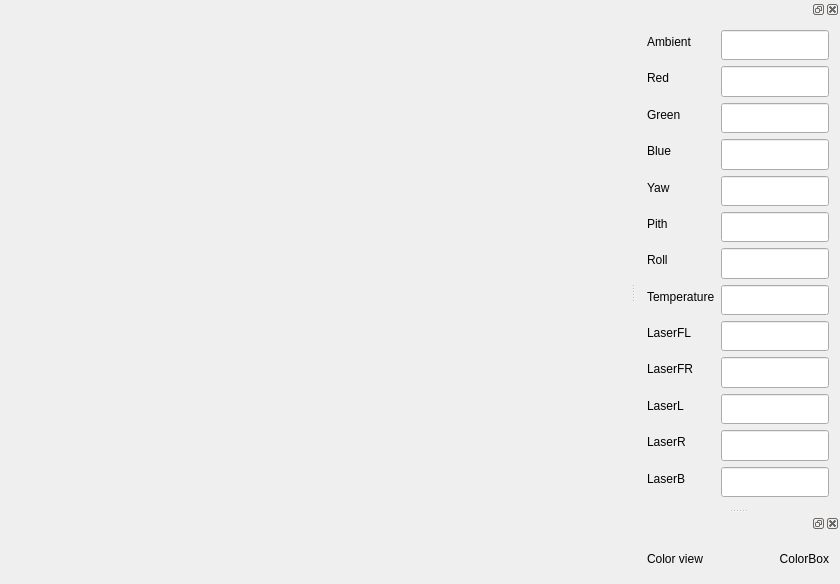
<?xml version="1.0" encoding="UTF-8"?>
<ui version="4.0">
 <class>MainWindow</class>
 <widget class="QMainWindow" name="MainWindow">
  <property name="enabled">
   <bool>true</bool>
  </property>
  <property name="geometry">
   <rect>
    <x>0</x>
    <y>0</y>
    <width>840</width>
    <height>584</height>
   </rect>
  </property>
  <property name="windowTitle">
   <string>MainWindow</string>
  </property>
  <widget class="QWidget" name="centralWidget">
   <layout class="QGridLayout" name="gridLayout_2"/>
  </widget>
  <widget class="QDockWidget" name="dockWidget">
   <attribute name="dockWidgetArea">
    <number>2</number>
   </attribute>
   <widget class="QWidget" name="dockWidgetContents">
    <layout class="QFormLayout" name="formLayout">
     <item row="0" column="0">
      <widget class="QLabel" name="labelAmbient">
       <property name="enabled">
        <bool>true</bool>
       </property>
       <property name="sizePolicy">
        <sizepolicy hsizetype="Preferred" vsizetype="Preferred">
         <horstretch>0</horstretch>
         <verstretch>0</verstretch>
        </sizepolicy>
       </property>
       <property name="text">
        <string>Ambient</string>
       </property>
      </widget>
     </item>
     <item row="0" column="1">
      <widget class="QLineEdit" name="ambient">
       <property name="enabled">
        <bool>true</bool>
       </property>
       <property name="sizePolicy">
        <sizepolicy hsizetype="Expanding" vsizetype="Expanding">
         <horstretch>0</horstretch>
         <verstretch>0</verstretch>
        </sizepolicy>
       </property>
       <property name="minimumSize">
        <size>
         <width>70</width>
         <height>0</height>
        </size>
       </property>
       <property name="cursor">
        <cursorShape>IBeamCursor</cursorShape>
       </property>
       <property name="focusPolicy">
        <enum>Qt::NoFocus</enum>
       </property>
       <property name="layoutDirection">
        <enum>Qt::LeftToRight</enum>
       </property>
       <property name="autoFillBackground">
        <bool>false</bool>
       </property>
       <property name="frame">
        <bool>true</bool>
       </property>
       <property name="alignment">
        <set>Qt::AlignRight|Qt::AlignTrailing|Qt::AlignVCenter</set>
       </property>
       <property name="readOnly">
        <bool>true</bool>
       </property>
      </widget>
     </item>
     <item row="1" column="0">
      <widget class="QLabel" name="label">
       <property name="enabled">
        <bool>true</bool>
       </property>
       <property name="sizePolicy">
        <sizepolicy hsizetype="Preferred" vsizetype="Preferred">
         <horstretch>0</horstretch>
         <verstretch>0</verstretch>
        </sizepolicy>
       </property>
       <property name="text">
        <string>Red</string>
       </property>
      </widget>
     </item>
     <item row="1" column="1">
      <widget class="QLineEdit" name="red">
       <property name="enabled">
        <bool>true</bool>
       </property>
       <property name="sizePolicy">
        <sizepolicy hsizetype="Expanding" vsizetype="Expanding">
         <horstretch>0</horstretch>
         <verstretch>0</verstretch>
        </sizepolicy>
       </property>
       <property name="minimumSize">
        <size>
         <width>70</width>
         <height>0</height>
        </size>
       </property>
       <property name="cursor">
        <cursorShape>IBeamCursor</cursorShape>
       </property>
       <property name="focusPolicy">
        <enum>Qt::NoFocus</enum>
       </property>
       <property name="layoutDirection">
        <enum>Qt::LeftToRight</enum>
       </property>
       <property name="autoFillBackground">
        <bool>false</bool>
       </property>
       <property name="frame">
        <bool>true</bool>
       </property>
       <property name="alignment">
        <set>Qt::AlignRight|Qt::AlignTrailing|Qt::AlignVCenter</set>
       </property>
       <property name="readOnly">
        <bool>true</bool>
       </property>
      </widget>
     </item>
     <item row="2" column="0">
      <widget class="QLabel" name="label_2">
       <property name="enabled">
        <bool>true</bool>
       </property>
       <property name="sizePolicy">
        <sizepolicy hsizetype="Preferred" vsizetype="Preferred">
         <horstretch>0</horstretch>
         <verstretch>0</verstretch>
        </sizepolicy>
       </property>
       <property name="text">
        <string>Green</string>
       </property>
      </widget>
     </item>
     <item row="2" column="1">
      <widget class="QLineEdit" name="green">
       <property name="enabled">
        <bool>true</bool>
       </property>
       <property name="sizePolicy">
        <sizepolicy hsizetype="Expanding" vsizetype="Expanding">
         <horstretch>0</horstretch>
         <verstretch>0</verstretch>
        </sizepolicy>
       </property>
       <property name="minimumSize">
        <size>
         <width>70</width>
         <height>0</height>
        </size>
       </property>
       <property name="cursor">
        <cursorShape>IBeamCursor</cursorShape>
       </property>
       <property name="focusPolicy">
        <enum>Qt::NoFocus</enum>
       </property>
       <property name="layoutDirection">
        <enum>Qt::LeftToRight</enum>
       </property>
       <property name="autoFillBackground">
        <bool>false</bool>
       </property>
       <property name="frame">
        <bool>true</bool>
       </property>
       <property name="alignment">
        <set>Qt::AlignRight|Qt::AlignTrailing|Qt::AlignVCenter</set>
       </property>
       <property name="readOnly">
        <bool>true</bool>
       </property>
      </widget>
     </item>
     <item row="3" column="0">
      <widget class="QLabel" name="label_3">
       <property name="enabled">
        <bool>true</bool>
       </property>
       <property name="sizePolicy">
        <sizepolicy hsizetype="Preferred" vsizetype="Preferred">
         <horstretch>0</horstretch>
         <verstretch>0</verstretch>
        </sizepolicy>
       </property>
       <property name="text">
        <string>Blue</string>
       </property>
      </widget>
     </item>
     <item row="3" column="1">
      <widget class="QLineEdit" name="blue">
       <property name="enabled">
        <bool>true</bool>
       </property>
       <property name="sizePolicy">
        <sizepolicy hsizetype="Expanding" vsizetype="Expanding">
         <horstretch>0</horstretch>
         <verstretch>0</verstretch>
        </sizepolicy>
       </property>
       <property name="minimumSize">
        <size>
         <width>70</width>
         <height>0</height>
        </size>
       </property>
       <property name="cursor">
        <cursorShape>IBeamCursor</cursorShape>
       </property>
       <property name="focusPolicy">
        <enum>Qt::NoFocus</enum>
       </property>
       <property name="layoutDirection">
        <enum>Qt::LeftToRight</enum>
       </property>
       <property name="autoFillBackground">
        <bool>false</bool>
       </property>
       <property name="frame">
        <bool>true</bool>
       </property>
       <property name="alignment">
        <set>Qt::AlignRight|Qt::AlignTrailing|Qt::AlignVCenter</set>
       </property>
       <property name="readOnly">
        <bool>true</bool>
       </property>
      </widget>
     </item>
     <item row="4" column="0">
      <widget class="QLabel" name="label_4">
       <property name="enabled">
        <bool>true</bool>
       </property>
       <property name="sizePolicy">
        <sizepolicy hsizetype="Preferred" vsizetype="Preferred">
         <horstretch>0</horstretch>
         <verstretch>0</verstretch>
        </sizepolicy>
       </property>
       <property name="text">
        <string>Yaw</string>
       </property>
      </widget>
     </item>
     <item row="4" column="1">
      <widget class="QLineEdit" name="yaw">
       <property name="enabled">
        <bool>true</bool>
       </property>
       <property name="sizePolicy">
        <sizepolicy hsizetype="Expanding" vsizetype="Expanding">
         <horstretch>0</horstretch>
         <verstretch>0</verstretch>
        </sizepolicy>
       </property>
       <property name="minimumSize">
        <size>
         <width>70</width>
         <height>0</height>
        </size>
       </property>
       <property name="cursor">
        <cursorShape>IBeamCursor</cursorShape>
       </property>
       <property name="focusPolicy">
        <enum>Qt::NoFocus</enum>
       </property>
       <property name="layoutDirection">
        <enum>Qt::LeftToRight</enum>
       </property>
       <property name="autoFillBackground">
        <bool>false</bool>
       </property>
       <property name="frame">
        <bool>true</bool>
       </property>
       <property name="alignment">
        <set>Qt::AlignRight|Qt::AlignTrailing|Qt::AlignVCenter</set>
       </property>
       <property name="readOnly">
        <bool>true</bool>
       </property>
      </widget>
     </item>
     <item row="5" column="0">
      <widget class="QLabel" name="label_5">
       <property name="enabled">
        <bool>true</bool>
       </property>
       <property name="sizePolicy">
        <sizepolicy hsizetype="Preferred" vsizetype="Preferred">
         <horstretch>0</horstretch>
         <verstretch>0</verstretch>
        </sizepolicy>
       </property>
       <property name="text">
        <string>Pith</string>
       </property>
      </widget>
     </item>
     <item row="5" column="1">
      <widget class="QLineEdit" name="pitch">
       <property name="enabled">
        <bool>true</bool>
       </property>
       <property name="sizePolicy">
        <sizepolicy hsizetype="Expanding" vsizetype="Expanding">
         <horstretch>0</horstretch>
         <verstretch>0</verstretch>
        </sizepolicy>
       </property>
       <property name="minimumSize">
        <size>
         <width>70</width>
         <height>0</height>
        </size>
       </property>
       <property name="cursor">
        <cursorShape>IBeamCursor</cursorShape>
       </property>
       <property name="focusPolicy">
        <enum>Qt::NoFocus</enum>
       </property>
       <property name="layoutDirection">
        <enum>Qt::LeftToRight</enum>
       </property>
       <property name="autoFillBackground">
        <bool>false</bool>
       </property>
       <property name="frame">
        <bool>true</bool>
       </property>
       <property name="alignment">
        <set>Qt::AlignRight|Qt::AlignTrailing|Qt::AlignVCenter</set>
       </property>
       <property name="readOnly">
        <bool>true</bool>
       </property>
      </widget>
     </item>
     <item row="6" column="0">
      <widget class="QLabel" name="label_6">
       <property name="enabled">
        <bool>true</bool>
       </property>
       <property name="sizePolicy">
        <sizepolicy hsizetype="Preferred" vsizetype="Preferred">
         <horstretch>0</horstretch>
         <verstretch>0</verstretch>
        </sizepolicy>
       </property>
       <property name="text">
        <string>Roll</string>
       </property>
      </widget>
     </item>
     <item row="6" column="1">
      <widget class="QLineEdit" name="roll">
       <property name="enabled">
        <bool>true</bool>
       </property>
       <property name="sizePolicy">
        <sizepolicy hsizetype="Expanding" vsizetype="Expanding">
         <horstretch>0</horstretch>
         <verstretch>0</verstretch>
        </sizepolicy>
       </property>
       <property name="minimumSize">
        <size>
         <width>70</width>
         <height>0</height>
        </size>
       </property>
       <property name="cursor">
        <cursorShape>IBeamCursor</cursorShape>
       </property>
       <property name="focusPolicy">
        <enum>Qt::NoFocus</enum>
       </property>
       <property name="layoutDirection">
        <enum>Qt::LeftToRight</enum>
       </property>
       <property name="autoFillBackground">
        <bool>false</bool>
       </property>
       <property name="frame">
        <bool>true</bool>
       </property>
       <property name="alignment">
        <set>Qt::AlignRight|Qt::AlignTrailing|Qt::AlignVCenter</set>
       </property>
       <property name="readOnly">
        <bool>true</bool>
       </property>
      </widget>
     </item>
     <item row="7" column="0">
      <widget class="QLabel" name="label_7">
       <property name="enabled">
        <bool>true</bool>
       </property>
       <property name="sizePolicy">
        <sizepolicy hsizetype="Preferred" vsizetype="Preferred">
         <horstretch>0</horstretch>
         <verstretch>0</verstretch>
        </sizepolicy>
       </property>
       <property name="text">
        <string>Temperature</string>
       </property>
      </widget>
     </item>
     <item row="7" column="1">
      <widget class="QLineEdit" name="temperature">
       <property name="enabled">
        <bool>true</bool>
       </property>
       <property name="sizePolicy">
        <sizepolicy hsizetype="Expanding" vsizetype="Expanding">
         <horstretch>0</horstretch>
         <verstretch>0</verstretch>
        </sizepolicy>
       </property>
       <property name="minimumSize">
        <size>
         <width>70</width>
         <height>0</height>
        </size>
       </property>
       <property name="cursor">
        <cursorShape>IBeamCursor</cursorShape>
       </property>
       <property name="focusPolicy">
        <enum>Qt::NoFocus</enum>
       </property>
       <property name="layoutDirection">
        <enum>Qt::LeftToRight</enum>
       </property>
       <property name="autoFillBackground">
        <bool>false</bool>
       </property>
       <property name="frame">
        <bool>true</bool>
       </property>
       <property name="alignment">
        <set>Qt::AlignRight|Qt::AlignTrailing|Qt::AlignVCenter</set>
       </property>
       <property name="readOnly">
        <bool>true</bool>
       </property>
      </widget>
     </item>
     <item row="8" column="0">
      <widget class="QLabel" name="label_8">
       <property name="enabled">
        <bool>true</bool>
       </property>
       <property name="sizePolicy">
        <sizepolicy hsizetype="Preferred" vsizetype="Preferred">
         <horstretch>0</horstretch>
         <verstretch>0</verstretch>
        </sizepolicy>
       </property>
       <property name="text">
        <string>LaserFL</string>
       </property>
      </widget>
     </item>
     <item row="8" column="1">
      <widget class="QLineEdit" name="laserFL">
       <property name="enabled">
        <bool>true</bool>
       </property>
       <property name="sizePolicy">
        <sizepolicy hsizetype="Expanding" vsizetype="Expanding">
         <horstretch>0</horstretch>
         <verstretch>0</verstretch>
        </sizepolicy>
       </property>
       <property name="minimumSize">
        <size>
         <width>70</width>
         <height>0</height>
        </size>
       </property>
       <property name="cursor">
        <cursorShape>IBeamCursor</cursorShape>
       </property>
       <property name="focusPolicy">
        <enum>Qt::NoFocus</enum>
       </property>
       <property name="layoutDirection">
        <enum>Qt::LeftToRight</enum>
       </property>
       <property name="autoFillBackground">
        <bool>false</bool>
       </property>
       <property name="frame">
        <bool>true</bool>
       </property>
       <property name="alignment">
        <set>Qt::AlignRight|Qt::AlignTrailing|Qt::AlignVCenter</set>
       </property>
       <property name="readOnly">
        <bool>true</bool>
       </property>
      </widget>
     </item>
     <item row="9" column="0">
      <widget class="QLabel" name="label_9">
       <property name="enabled">
        <bool>true</bool>
       </property>
       <property name="sizePolicy">
        <sizepolicy hsizetype="Preferred" vsizetype="Preferred">
         <horstretch>0</horstretch>
         <verstretch>0</verstretch>
        </sizepolicy>
       </property>
       <property name="text">
        <string>LaserFR</string>
       </property>
      </widget>
     </item>
     <item row="9" column="1">
      <widget class="QLineEdit" name="laserFR">
       <property name="enabled">
        <bool>true</bool>
       </property>
       <property name="sizePolicy">
        <sizepolicy hsizetype="Expanding" vsizetype="Expanding">
         <horstretch>0</horstretch>
         <verstretch>0</verstretch>
        </sizepolicy>
       </property>
       <property name="minimumSize">
        <size>
         <width>70</width>
         <height>0</height>
        </size>
       </property>
       <property name="cursor">
        <cursorShape>IBeamCursor</cursorShape>
       </property>
       <property name="focusPolicy">
        <enum>Qt::NoFocus</enum>
       </property>
       <property name="layoutDirection">
        <enum>Qt::LeftToRight</enum>
       </property>
       <property name="autoFillBackground">
        <bool>false</bool>
       </property>
       <property name="frame">
        <bool>true</bool>
       </property>
       <property name="alignment">
        <set>Qt::AlignRight|Qt::AlignTrailing|Qt::AlignVCenter</set>
       </property>
       <property name="readOnly">
        <bool>true</bool>
       </property>
      </widget>
     </item>
     <item row="10" column="0">
      <widget class="QLabel" name="label_10">
       <property name="enabled">
        <bool>true</bool>
       </property>
       <property name="sizePolicy">
        <sizepolicy hsizetype="Preferred" vsizetype="Preferred">
         <horstretch>0</horstretch>
         <verstretch>0</verstretch>
        </sizepolicy>
       </property>
       <property name="text">
        <string>LaserL</string>
       </property>
      </widget>
     </item>
     <item row="10" column="1">
      <widget class="QLineEdit" name="laserL">
       <property name="enabled">
        <bool>true</bool>
       </property>
       <property name="sizePolicy">
        <sizepolicy hsizetype="Expanding" vsizetype="Expanding">
         <horstretch>0</horstretch>
         <verstretch>0</verstretch>
        </sizepolicy>
       </property>
       <property name="minimumSize">
        <size>
         <width>70</width>
         <height>0</height>
        </size>
       </property>
       <property name="cursor">
        <cursorShape>IBeamCursor</cursorShape>
       </property>
       <property name="focusPolicy">
        <enum>Qt::NoFocus</enum>
       </property>
       <property name="layoutDirection">
        <enum>Qt::LeftToRight</enum>
       </property>
       <property name="autoFillBackground">
        <bool>false</bool>
       </property>
       <property name="frame">
        <bool>true</bool>
       </property>
       <property name="alignment">
        <set>Qt::AlignRight|Qt::AlignTrailing|Qt::AlignVCenter</set>
       </property>
       <property name="readOnly">
        <bool>true</bool>
       </property>
      </widget>
     </item>
     <item row="11" column="0">
      <widget class="QLabel" name="label_11">
       <property name="enabled">
        <bool>true</bool>
       </property>
       <property name="sizePolicy">
        <sizepolicy hsizetype="Preferred" vsizetype="Preferred">
         <horstretch>0</horstretch>
         <verstretch>0</verstretch>
        </sizepolicy>
       </property>
       <property name="text">
        <string>LaserR</string>
       </property>
      </widget>
     </item>
     <item row="11" column="1">
      <widget class="QLineEdit" name="laserR">
       <property name="enabled">
        <bool>true</bool>
       </property>
       <property name="sizePolicy">
        <sizepolicy hsizetype="Expanding" vsizetype="Expanding">
         <horstretch>0</horstretch>
         <verstretch>0</verstretch>
        </sizepolicy>
       </property>
       <property name="minimumSize">
        <size>
         <width>70</width>
         <height>0</height>
        </size>
       </property>
       <property name="cursor">
        <cursorShape>IBeamCursor</cursorShape>
       </property>
       <property name="focusPolicy">
        <enum>Qt::NoFocus</enum>
       </property>
       <property name="layoutDirection">
        <enum>Qt::LeftToRight</enum>
       </property>
       <property name="autoFillBackground">
        <bool>false</bool>
       </property>
       <property name="frame">
        <bool>true</bool>
       </property>
       <property name="alignment">
        <set>Qt::AlignRight|Qt::AlignTrailing|Qt::AlignVCenter</set>
       </property>
       <property name="readOnly">
        <bool>true</bool>
       </property>
      </widget>
     </item>
     <item row="12" column="0">
      <widget class="QLabel" name="label_12">
       <property name="enabled">
        <bool>true</bool>
       </property>
       <property name="sizePolicy">
        <sizepolicy hsizetype="Preferred" vsizetype="Preferred">
         <horstretch>0</horstretch>
         <verstretch>0</verstretch>
        </sizepolicy>
       </property>
       <property name="text">
        <string>LaserB</string>
       </property>
      </widget>
     </item>
     <item row="12" column="1">
      <widget class="QLineEdit" name="laserB">
       <property name="enabled">
        <bool>true</bool>
       </property>
       <property name="sizePolicy">
        <sizepolicy hsizetype="Expanding" vsizetype="Expanding">
         <horstretch>0</horstretch>
         <verstretch>0</verstretch>
        </sizepolicy>
       </property>
       <property name="minimumSize">
        <size>
         <width>70</width>
         <height>0</height>
        </size>
       </property>
       <property name="cursor">
        <cursorShape>IBeamCursor</cursorShape>
       </property>
       <property name="focusPolicy">
        <enum>Qt::NoFocus</enum>
       </property>
       <property name="layoutDirection">
        <enum>Qt::LeftToRight</enum>
       </property>
       <property name="autoFillBackground">
        <bool>false</bool>
       </property>
       <property name="text">
        <string/>
       </property>
       <property name="frame">
        <bool>true</bool>
       </property>
       <property name="alignment">
        <set>Qt::AlignRight|Qt::AlignTrailing|Qt::AlignVCenter</set>
       </property>
       <property name="readOnly">
        <bool>true</bool>
       </property>
      </widget>
     </item>
    </layout>
   </widget>
  </widget>
  <widget class="QDockWidget" name="dockWidget_3">
   <attribute name="dockWidgetArea">
    <number>2</number>
   </attribute>
   <widget class="QWidget" name="dockWidgetContents_3">
    <layout class="QGridLayout" name="gridLayout">
     <item row="0" column="0">
      <widget class="QLabel" name="label_14">
       <property name="text">
        <string>Color view</string>
       </property>
      </widget>
     </item>
     <item row="0" column="1">
      <widget class="QLabel" name="label_13">
       <property name="enabled">
        <bool>true</bool>
       </property>
       <property name="minimumSize">
        <size>
         <width>0</width>
         <height>0</height>
        </size>
       </property>
       <property name="text">
        <string>ColorBox</string>
       </property>
       <property name="alignment">
        <set>Qt::AlignRight|Qt::AlignTrailing|Qt::AlignVCenter</set>
       </property>
      </widget>
     </item>
    </layout>
   </widget>
  </widget>
 </widget>
 <layoutdefault spacing="6" margin="11"/>
 <resources/>
 <connections/>
</ui>
